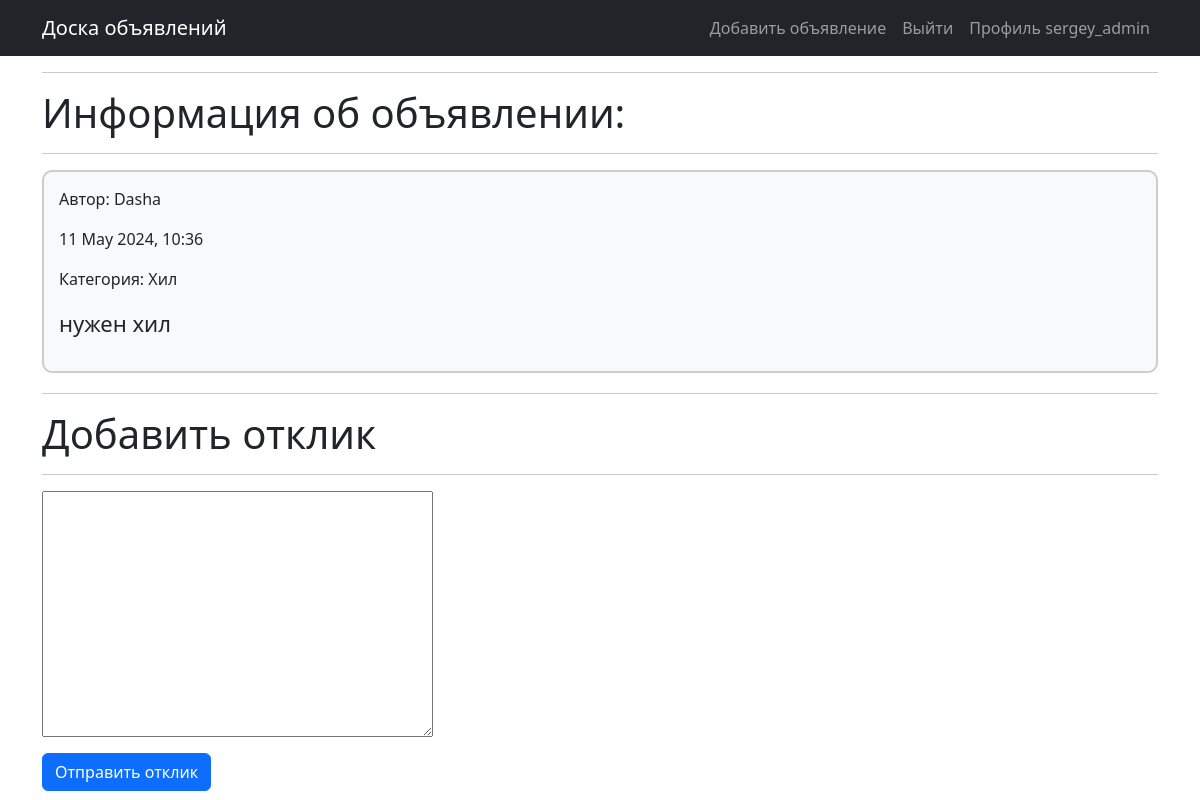
/posts/post/5/ (signed in), run on the app's committed database.
### message_board/models.py (models this page shows, shortened)
class User(AbstractUser):
    code = models.CharField(max_length=15, blank=True, null=True)

class Post(models.Model):
    post_author = models.ForeignKey(User, on_delete=models.CASCADE)
    title = models.CharField(max_length=255)
    text = RichTextUploadingField()
    date = models.DateTimeField(auto_now_add=True)
    category = models.ForeignKey(Category, on_delete=models.CASCADE)

class Category(models.Model):
    dd = 'ДД'
    tk = 'Танк'
    hl = 'Хил'
    tr = 'Торговец'
    gm = 'Гильдмастер'
    qg = 'Квестгивер'
    bs = 'Кузнец'
    tn = 'Кожевник'
    pm = 'Зельевар'
    sm = 'Мастер заклинаний'
    CATEGORY_TYPES = [
        (dd, 'DAMAGEDILLER'),
        (tk, 'TANK'),
        (hl, 'HEALER'),
        (tr, 'TRADER'),
        (gm, 'GILDMASTER'),
        (qg, 'QUESTGIVER'),
        (bs, 'BLACKSMITH'),
        (tn, 'TANNER'),
        (pm, 'POTIONMAKER'),
        (sm, 'SPELLMASTER'),
    ]
    name = models.CharField(max_length=17, choices=CATEGORY_TYPES)

### message_board/views.py (the view)
# urls.py: path('post/<int:pk>/', PostDetail.as_view(), name='post_detail'),
class PostDetail(DetailView):
    model = Post
    template_name = 'post_detail.html'
    context_object_name = 'post'
    def get_context_data(self, **kwargs):
        context = super().get_context_data(**kwargs)
        context['replay_form'] = ReplayForm()
        return context
    def post(self, request, *args, **kwargs):
        post = self.get_object()
        form = ReplayForm(request.POST)
        if form.is_valid():
            replay = form.save(commit=False)
            replay.post = post
            replay.replay_author = request.user
            replay.save()
            return redirect('post_detail', pk=post.pk)

### message_board/forms.py
class ReplayForm(ModelForm):
    class Meta:
        model = Replay
        fields = [
            'text',
        ]

### templates/post_detail.html (shortened to what this page needs)
{% extends 'flatpages/default.html' %}
{% block title %}
<hr>
<h1 class="page-title">Информация об объявлении:</h1>
<hr>
{% endblock title %}
{% block content %}
    <div style="border: 2px solid #ccc; border-radius: 10px; padding: 15px; margin-bottom: 20px; background-color: #f8f9fa;">
        <p>Автор: {{ post.post_author }}</p>
        <p>{{ post.date|date:"d E Y, H:i" }}</p>
        <p>Категория: {{ post.category.name }}</p>
        <span style="font-size: 22px;">{{ post.text|safe }}</span>
    </div>
    <hr>
{% if user.is_authenticated %}
<h1>Добавить отклик</h1>
            <hr>
            <form method="post" style="max-width: 1200px; margin: 0 auto;">
                    <div style="margin-bottom: 10px;">
                        {{ replay_form.text }}
                    </div>
                    <button type="submit" class="btn btn-primary">Отправить отклик</button>
            </form>
{% else %}
    <p>Авторизуйтесь, что бы оставить отклик:</p>
    <a class="btn btn-primary", href="{% url 'profile' %}">Войти</a>
{% endif %}
 {% endblock content %}

### templates/flatpages/default.html (shortened to what this page needs)
<!DOCTYPE html>
<html lang="en">
    <head>
        {% load static %}
        <link href="{% static 'css/styles.css' %}" rel="stylesheet" />
    </head>
    <body>
        <nav class="navbar navbar-expand-lg navbar-dark bg-dark">
            <div class="container">
                <a class="navbar-brand" href="{% url 'posts_list' %}">Доска объявлений</a>
                <div class="collapse navbar-collapse" id="navbarSupportedContent">
                    <ul class="navbar-nav ms-auto mb-2 mb-lg-0">
                        {% if user.is_authenticated %}
                            <li class="nav-item"><a class="nav-link" href="{% url 'post_create' %}">Добавить объявление</a></li>
                            <li class="nav-item"><a class="nav-link" href="{% url 'logout' %}">Выйти</a></li>
                            <a class="nav-link" id="navbarDropdown" href="{% url 'profile' %}" role="button" data-bs-toggle="dropdown" aria-expanded="false">Профиль {{ request.user.username }}</a>
                        {% else %}
                            <li class="nav-item"><a class="nav-link" href="{% url 'profile' %}">Войти</a></li>
                        {% endif %}
                    </ul>
                </div>
            </div>
        </nav>
        <div class="container">
            <div class="row">
                <div class="col-lg-12 ">
                    {% block title %}{%endblock title %}
                    {% block content %}{% endblock content %}
                </div>
            </div>
        </div>
    </body>
</html>

### data on the page
User: user.username "sergey_admin"
Post: post_author "Dasha", date "11 May 2024, 10:36", category.name "Хил", text "нужен хил"
